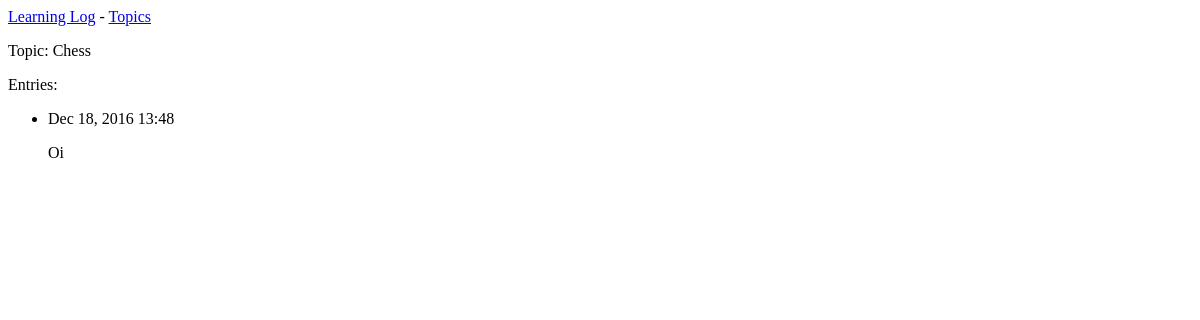
Page /topics/1/ on the earlier database version.
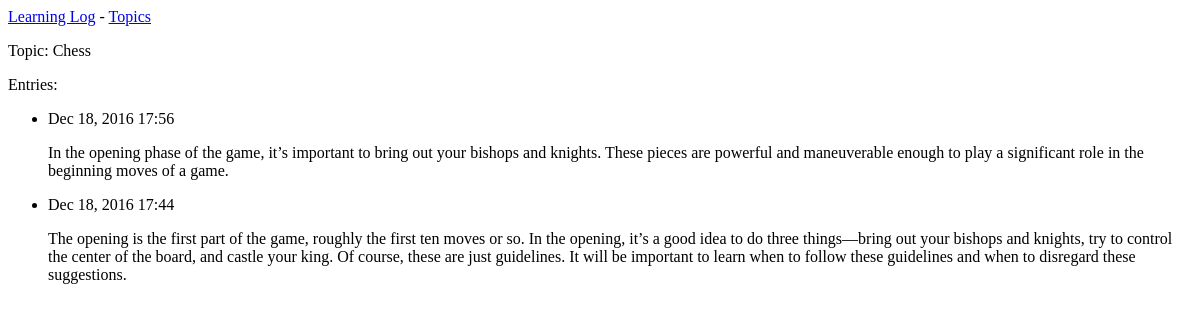
Same page on the later database version.
### learning_logs/models.py (models this page shows, shortened)
class Topic(models.Model):
	text = models.CharField(max_length=200)
	date_added = models.DateTimeField(auto_now_add=True)
	def __unicode__(self):
		return self.text

class Entry(models.Model):
	topic = models.ForeignKey(Topic)
	text = models.TextField()
	date_added = models.DateTimeField(auto_now_add=True)
	class Meta:
		verbose_name_plural = 'entries'

### learning_logs/views.py (the view)
# urls.py: url(r'^topics/(?P<topic_id>\d+)/$', views.topic, name='topic'),
def topic(request, topic_id):
	topic = Topic.objects.get(id=topic_id)
	entries = topic.entry_set.order_by('-date_added')
	context = {'topic': topic, 'entries': entries}
	return render(request, 'learning_logs/topic.html', context)

### learning_logs/templates/learning_logs/topic.html
{% extends 'learning_logs/base.html' %}
{% block content %}
  <p>Topic: {{ topic }}</p>
  <p>Entries:</p>
  <ul>
  {% for entry in entries %}
    <li>
      <p>{{ entry.date_added|date:'M d, Y H:i' }}</p>
      <p>{{ entry.text|linebreaks }}</p>
    </li>
  {% empty %}
    <li>
      There are no entries for this topic yet.
    </li>
  {% endfor %}
  </ul>
{% endblock content %}

### learning_logs/templates/learning_logs/base.html
<p>
  <a href="{% url 'learning_logs:index' %}">Learning Log</a> -
  <a href="{% url 'learning_logs:topics' %}">Topics</a>
</p>
{% block content %}{% endblock content %}

Differences in the rows shown:
removed Entry: date_added "Dec 18, 2016 13:48", text "Oi"
added Entry: date_added "Dec 18, 2016 17:56", text "In the opening phase of the game, it’s important to bring out your bishops and knights. These pieces are powerful and maneuverable enough to play a significant role in the beginning moves of a game."
added Entry: date_added "Dec 18, 2016 17:44", text "The opening is the first part of the game, roughly the first ten moves or so. In the opening, it’s a good idea to do three things—bring out your bishops and knights, try to control the center of the board, and castle your king. Of course, these are just guidelines. It will be important to learn when to follow these guidelines and when to disregard these suggestions."
